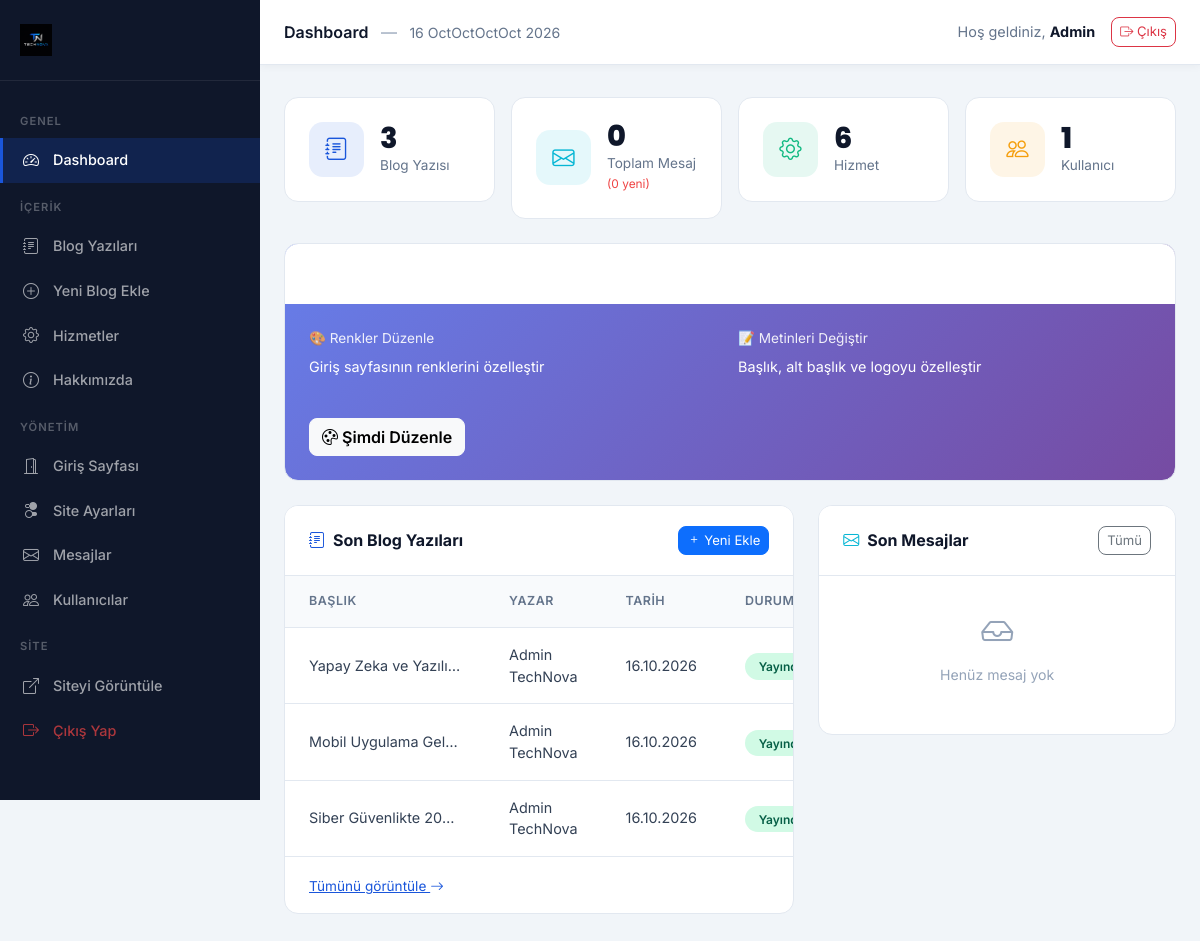
Page /admin/index.php (signed in) on the committed database.
### tables this page shows
CREATE TABLE `blog` (
  `id` int(11) NOT NULL AUTO_INCREMENT,
  `baslik` varchar(255) NOT NULL,
  `ozet` text DEFAULT NULL,
  `icerik` longtext NOT NULL,
  `resim` varchar(255) DEFAULT NULL,
  `kategori` varchar(100) DEFAULT NULL,
  `yazar_id` int(11) DEFAULT NULL,
  `tarih` datetime NOT NULL DEFAULT CURRENT_TIMESTAMP,
  `durum` enum('yayinda','taslak') NOT NULL DEFAULT 'yayinda',
  PRIMARY KEY (`id`),
  KEY `yazar_id` (`yazar_id`),
  CONSTRAINT `blog_ibfk_1` FOREIGN KEY (`yazar_id`) REFERENCES `kullanicilar` (`id`) ON DELETE SET NULL
);

CREATE TABLE `kullanicilar` (
  `id` int(11) NOT NULL AUTO_INCREMENT,
  `ad` varchar(100) NOT NULL,
  `soyad` varchar(100) NOT NULL,
  `email` varchar(191) NOT NULL,
  `sifre` varchar(255) NOT NULL,
  `rol` enum('admin','kullanici') NOT NULL DEFAULT 'kullanici',
  `olusturma_tarihi` datetime NOT NULL DEFAULT CURRENT_TIMESTAMP,
  PRIMARY KEY (`id`),
  UNIQUE KEY `email` (`email`)
);

### admin/index.php (the view, shortened to what this page needs)
<?php
require_once '../config.php';
$blogSayisi    = $pdo->query("SELECT COUNT(*) FROM blog")->fetchColumn();
$mesajSayisi   = $pdo->query("SELECT COUNT(*) FROM mesajlar")->fetchColumn();
$okunmamis     = $pdo->query("SELECT COUNT(*) FROM mesajlar WHERE okundu=0")->fetchColumn();
$hizmetSayisi  = $pdo->query("SELECT COUNT(*) FROM hizmetler")->fetchColumn();
$kulSayisi     = $pdo->query("SELECT COUNT(*) FROM kullanicilar")->fetchColumn();
$sonBloglar = $pdo->query("SELECT b.id, b.baslik, b.tarih, b.durum, k.ad, k.soyad FROM blog b LEFT JOIN kullanicilar k ON b.yazar_id=k.id ORDER BY b.tarih DESC LIMIT 5")->fetchAll();
$sonMesajlar = $pdo->query("SELECT * FROM mesajlar ORDER BY tarih DESC LIMIT 5")->fetchAll();
?>
<!DOCTYPE html>
<html lang="tr">
<head>
<link href="https://cdn.jsdelivr.net/npm/bootstrap@5.3.2/dist/css/bootstrap.min.css" rel="stylesheet">
<link href="https://cdn.jsdelivr.net/npm/bootstrap-icons@1.11.3/font/bootstrap-icons.css" rel="stylesheet">
<link href="<?= SITE_URL ?>/assets/css/admin.css" rel="stylesheet">
</head>
<body>
<aside class="admin-sidebar">
  <div class="sidebar-brand">
    <img src="<?= SITE_URL ?>/assets/img/logo.png" alt="TechNova" class="sidebar-logo">
  </div>
  <nav class="sidebar-nav">
    <div class="sidebar-label">Genel</div>
    <a href="<?= SITE_URL ?>/admin/index.php" class="sidebar-link active"><i class="bi bi-speedometer2"></i> Dashboard</a>
    <div class="sidebar-label">İçerik</div>
    <a href="<?= SITE_URL ?>/admin/blog.php" class="sidebar-link"><i class="bi bi-journal-text"></i> Blog Yazıları</a>
    <a href="<?= SITE_URL ?>/admin/blog-ekle.php" class="sidebar-link"><i class="bi bi-plus-circle"></i> Yeni Blog Ekle</a>
    <a href="<?= SITE_URL ?>/admin/hizmetler.php" class="sidebar-link"><i class="bi bi-gear"></i> Hizmetler</a>
    <a href="<?= SITE_URL ?>/admin/hakkimizda.php" class="sidebar-link"><i class="bi bi-info-circle"></i> Hakkımızda</a>
    <div class="sidebar-label">Yönetim</div>
    <a href="<?= SITE_URL ?>/admin/giris-ayarlari.php" class="sidebar-link"><i class="bi bi-door-open"></i> Giriş Sayfası</a>
    <a href="<?= SITE_URL ?>/admin/site-ayarlari.php" class="sidebar-link"><i class="bi bi-toggles2"></i> Site Ayarları</a>
    <a href="<?= SITE_URL ?>/admin/mesajlar.php" class="sidebar-link">
      <i class="bi bi-envelope"></i> Mesajlar
    </a>
    <a href="<?= SITE_URL ?>/admin/kullanicilar.php" class="sidebar-link"><i class="bi bi-people"></i> Kullanıcılar</a>
    <div class="sidebar-label">Site</div>
    <a href="<?= SITE_URL ?>" target="_blank" class="sidebar-link"><i class="bi bi-box-arrow-up-right"></i> Siteyi Görüntüle</a>
    <a href="<?= SITE_URL ?>/cikis.php" class="sidebar-link" style="color:rgba(239,68,68,0.7);"><i class="bi bi-box-arrow-right"></i> Çıkış Yap</a>
  </nav>
</aside>
<div class="admin-main">
  <div class="admin-topbar">
    <div>
      <span style="font-weight:600; color:#0F172A;">Dashboard</span>
      <span style="color:#94A3B8; margin:0 8px;">—</span>
      <span style="color:#64748B; font-size:0.88rem;"><?= date('d MMMM Y') ?></span>
    </div>
    <div class="d-flex align-items-center gap-3">
      <span style="font-size:0.9rem; color:#64748B;">Hoş geldiniz, <strong style="color:#0F172A;"><?= htmlspecialchars($_SESSION['ad']) ?></strong></span>
      <a href="<?= SITE_URL ?>/cikis.php" class="btn btn-sm btn-outline-danger" style="border-radius:8px; font-size:0.82rem;"><i class="bi bi-box-arrow-right"></i> Çıkış</a>
    </div>
  </div>
  <div class="admin-content">
    <div class="row g-3 mb-4">
      <div class="col-xl-3 col-md-6">
        <div class="stat-card">
          <div class="stat-icon blue"><i class="bi bi-journal-text"></i></div>
          <div class="stat-info">
            <div class="number"><?= $blogSayisi ?></div>
            <div class="label">Blog Yazısı</div>
          </div>
        </div>
      </div>
      <div class="col-xl-3 col-md-6">
        <div class="stat-card">
          <div class="stat-icon cyan"><i class="bi bi-envelope"></i></div>
          <div class="stat-info">
            <div class="number"><?= $mesajSayisi ?></div>
            <div class="label">Toplam Mesaj <small style="color:#EF4444;">(<?= $okunmamis ?> yeni)</small></div>
          </div>
        </div>
      </div>
      <div class="col-xl-3 col-md-6">
        <div class="stat-card">
          <div class="stat-icon green"><i class="bi bi-gear"></i></div>
          <div class="stat-info">
            <div class="number"><?= $hizmetSayisi ?></div>
            <div class="label">Hizmet</div>
          </div>
        </div>
      </div>
      <div class="col-xl-3 col-md-6">
        <div class="stat-card">
          <div class="stat-icon orange"><i class="bi bi-people"></i></div>
          <div class="stat-info">
            <div class="number"><?= $kulSayisi ?></div>
            <div class="label">Kullanıcı</div>
          </div>
        </div>
      </div>
    </div>
    <div class="row g-4 mb-4">
      <div class="col-lg-12">
        <div class="admin-table-card" style="background:linear-gradient(135deg,#667EEA 0%,#764BA2 100%); color:white;">
          <div class="card-header" style="border-bottom:1px solid rgba(255,255,255,0.2);">
            <h5 style="color:white;"><i class="bi bi-brush me-2"></i>Giriş Sayfası Ayarları</h5>
          </div>
          <div style="padding:1.5rem;">
            <div style="display:grid; grid-template-columns:1fr 1fr; gap:1rem; margin-bottom:1.5rem;">
              <div>
                <div style="font-size:0.85rem; opacity:0.9; margin-bottom:0.5rem;">🎨 Renkler Düzenle</div>
                <p style="font-size:0.9rem; margin:0; margin-bottom:1rem;">Giriş sayfasının renklerini özelleştir</p>
              </div>
              <div>
                <div style="font-size:0.85rem; opacity:0.9; margin-bottom:0.5rem;">📝 Metinleri Değiştir</div>
                <p style="font-size:0.9rem; margin:0; margin-bottom:1rem;">Başlık, alt başlık ve logoyu özelleştir</p>
              </div>
            </div>
            <a href="<?= SITE_URL ?>/admin/giris-ayarlari.php" class="btn btn-light" style="border-radius:8px; font-weight:600;"><i class="bi bi-palette"></i> Şimdi Düzenle</a>
          </div>
        </div>
      </div>
    </div>
    <div class="row g-4">
      <div class="col-lg-7">
        <div class="admin-table-card">
          <div class="card-header">
            <h5><i class="bi bi-journal-text me-2" style="color:#1A56DB;"></i>Son Blog Yazıları</h5>
            <a href="<?= SITE_URL ?>/admin/blog-ekle.php" class="btn btn-primary btn-sm" style="border-radius:8px; font-size:0.82rem;"><i class="bi bi-plus"></i> Yeni Ekle</a>
          </div>
          <table class="table">
            <thead><tr>
              <th>Başlık</th><th>Yazar</th><th>Tarih</th><th>Durum</th><th></th>
            </tr></thead>
            <tbody>
              <?php foreach($sonBloglar as $b): ?>
              <tr>
                <td style="max-width:200px; white-space:nowrap; overflow:hidden; text-overflow:ellipsis;"><?= htmlspecialchars($b['baslik']) ?></td>
                <td><?= htmlspecialchars($b['ad'].' '.$b['soyad']) ?></td>
                <td><?= date('d.m.Y', strtotime($b['tarih'])) ?></td>
                <td><span class="badge-status <?= $b['durum']==='yayinda' ? 'published' : 'draft' ?>"><?= $b['durum']==='yayinda' ? 'Yayında' : 'Taslak' ?></span></td>
              </tr>
              <?php endforeach; ?>
            </tbody>
          </table>
          <div style="padding:1rem 1.5rem; border-top:1px solid #E2E8F0;">
            <a href="<?= SITE_URL ?>/admin/blog.php" style="font-size:0.85rem; color:#1A56DB;">Tümünü görüntüle <i class="bi bi-arrow-right"></i></a>
          </div>
        </div>
      </div>
      <div class="col-lg-5">
        <div class="admin-table-card">
          <div class="card-header">
            <h5><i class="bi bi-envelope me-2" style="color:#06B6D4;"></i>Son Mesajlar</h5>
            <a href="<?= SITE_URL ?>/admin/mesajlar.php" class="btn btn-outline-secondary btn-sm" style="border-radius:8px; font-size:0.82rem;">Tümü</a>
          </div>
          <?php if (empty($sonMesajlar)): ?>
          <div style="padding:2rem; text-align:center; color:#94A3B8;">
            <i class="bi bi-inbox" style="font-size:2rem;"></i>
            <p style="margin-top:0.5rem; font-size:0.88rem;">Henüz mesaj yok</p>
          </div>
          <?php endif; ?>
        </div>
      </div>
    </div>
  </div>
</div>
</body>
</html>

### assets/css/admin.css (style rules this page uses)
:root { --sidebar-bg: #0F172A; --sidebar-width: 260px; --primary: #1A56DB; --accent: #06B6D4; --text: #334155; --border: #E2E8F0; --light: #F8FAFC; }
body { background: #F1F5F9; font-family: 'Inter', sans-serif; }
.admin-sidebar { position: fixed; top: 0; left: 0; width: var(--sidebar-width); height: 100vh; background: var(--sidebar-bg); overflow-y: auto; z-index: 1040; transition: all 0.3s; }
.sidebar-brand { padding: 1.5rem 1.25rem; border-bottom: 1px solid rgba(255,255,255,0.08); display: flex; align-items: center; gap: 10px; }
.sidebar-logo { height: 32px; width: auto; object-fit: contain; display: inline-block; max-width: 85%; }
.sidebar-nav { padding: 1rem 0; }
.sidebar-label { padding: 0.5rem 1.25rem; font-size: 0.7rem; text-transform: uppercase; letter-spacing: 1px; color: rgba(255,255,255,0.3); font-weight: 600; margin-top: 0.5rem; }
.sidebar-link { display: flex; align-items: center; gap: 10px; padding: 0.65rem 1.25rem; color: rgba(255,255,255,0.6); font-size: 0.9rem; font-weight: 500; transition: all 0.2s; text-decoration: none; border-left: 3px solid transparent; }
.sidebar-link i { font-size: 1rem; width: 20px; }
.sidebar-link.active { color: white; background: rgba(26, 86, 219, 0.2); border-left-color: var(--primary); }
.admin-main { margin-left: var(--sidebar-width); min-height: 100vh; }
.admin-topbar { background: white; border-bottom: 1px solid var(--border); padding: 0 1.5rem; height: 65px; display: flex; align-items: center; justify-content: space-between; position: sticky; top: 0; z-index: 999; box-shadow: 0 2px 8px rgba(0,0,0,0.04); }
.admin-content { padding: 2rem 1.5rem; }
.stat-card { background: white; border-radius: 14px; padding: 1.5rem; border: 1px solid var(--border); display: flex; align-items: center; gap: 1rem; transition: all 0.3s; }
.stat-icon { width: 55px; height: 55px; border-radius: 14px; display: flex; align-items: center; justify-content: center; font-size: 1.4rem; flex-shrink: 0; }
.stat-icon.blue { background: rgba(26, 86, 219, 0.1); color: var(--primary); }
.stat-icon.cyan { background: rgba(6, 182, 212, 0.1); color: var(--accent); }
.stat-icon.green { background: rgba(16, 185, 129, 0.1); color: #10B981; }
.stat-icon.orange { background: rgba(245, 158, 11, 0.1); color: #F59E0B; }
.stat-info .number { font-family: 'Poppins', sans-serif; font-size: 1.8rem; font-weight: 800; color: #0F172A; line-height: 1; }
.stat-info .label { font-size: 0.85rem; color: #64748B; margin-top: 2px; }
.admin-table-card { background: white; border-radius: 14px; border: 1px solid var(--border); overflow: hidden; }
.admin-table-card .card-header { background: white; border-bottom: 1px solid var(--border); padding: 1.25rem 1.5rem; display: flex; align-items: center; justify-content: space-between; }
.admin-table-card .card-header h5 { font-size: 1rem; font-weight: 700; margin: 0; color: #0F172A; }
.table { margin: 0; }
.table th { font-size: 0.78rem; text-transform: uppercase; letter-spacing: 0.5px; color: #64748B; font-weight: 600; padding: 1rem 1.5rem; background: #F8FAFC; border-bottom: 1px solid var(--border); }
.table td { padding: 1rem 1.5rem; vertical-align: middle; border-bottom: 1px solid var(--border); font-size: 0.9rem; color: var(--text); }
.table tr:last-child td { border-bottom: none; }
.badge-status { padding: 0.35rem 0.85rem; border-radius: 20px; font-size: 0.75rem; font-weight: 600; }
.badge-status.published { background: #d1fae5; color: #065f46; }

### rows in the picture
blog: baslik "Yapay Zeka ve Yazılı…", yazar.soyad "Admin TechNova", tarih "16.10.2026", durum "Yayında"
blog: baslik "Mobil Uygulama Gel…", yazar.soyad "Admin TechNova", tarih "16.10.2026", durum "Yayında"
blog: baslik "Siber Güvenlikte 20…", yazar.soyad "Admin TechNova", tarih "16.10.2026", durum "Yayında"

### other values in the picture
$_SESSION['ad'] "Admin"
$blogSayisi "3"
$mesajSayisi "0"
$okunmamis "0"
$hizmetSayisi "6"
$kulSayisi "1"
